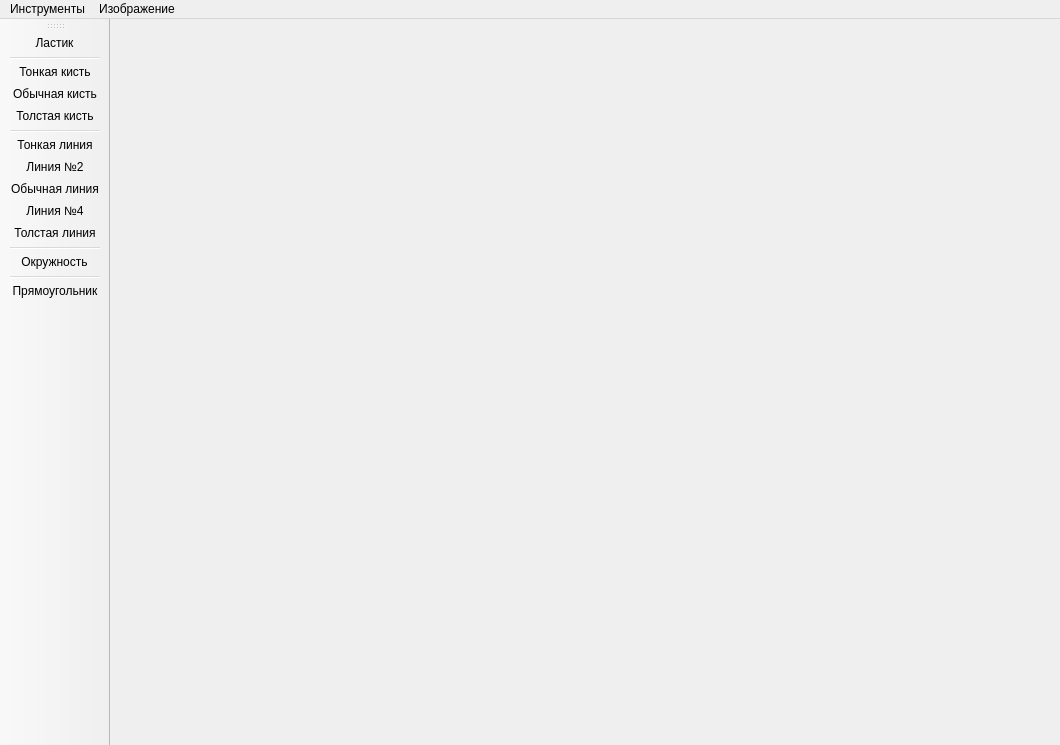
<?xml version="1.0" encoding="UTF-8"?>
<ui version="4.0">
 <class>Min_Paint</class>
 <widget class="QMainWindow" name="Min_Paint">
  <property name="geometry">
   <rect>
    <x>0</x>
    <y>0</y>
    <width>1060</width>
    <height>745</height>
   </rect>
  </property>
  <property name="windowTitle">
   <string>Мини - Paint</string>
  </property>
  <widget class="QWidget" name="CentralWidget">
   <property name="enabled">
    <bool>true</bool>
   </property>
   <property name="mouseTracking">
    <bool>false</bool>
   </property>
   <property name="tabletTracking">
    <bool>false</bool>
   </property>
  </widget>
  <widget class="QToolBar" name="toolBar">
   <property name="windowTitle">
    <string>toolBar</string>
   </property>
   <attribute name="toolBarArea">
    <enum>LeftToolBarArea</enum>
   </attribute>
   <attribute name="toolBarBreak">
    <bool>false</bool>
   </attribute>
   <addaction name="action_lactic"/>
   <addaction name="separator"/>
   <addaction name="action_brush1"/>
   <addaction name="action_brush2"/>
   <addaction name="action_brush3"/>
   <addaction name="separator"/>
   <addaction name="action_line1"/>
   <addaction name="action_line2"/>
   <addaction name="action_line3"/>
   <addaction name="action_line4"/>
   <addaction name="action_line5"/>
   <addaction name="separator"/>
   <addaction name="action_circle"/>
   <addaction name="separator"/>
   <addaction name="acnion_rectangle"/>
  </widget>
  <widget class="QMenuBar" name="menubar">
   <property name="geometry">
    <rect>
     <x>0</x>
     <y>0</y>
     <width>1060</width>
     <height>26</height>
    </rect>
   </property>
   <widget class="QMenu" name="menu_3">
    <property name="title">
     <string>Изображение</string>
    </property>
    <addaction name="action_workpicture"/>
    <addaction name="action_save"/>
   </widget>
   <widget class="QMenu" name="menu">
    <property name="title">
     <string>Инструменты</string>
    </property>
    <widget class="QMenu" name="menu_4">
     <property name="title">
      <string>Кисть</string>
     </property>
     <addaction name="action_brush1"/>
     <addaction name="action_brush2"/>
     <addaction name="action_brush3"/>
    </widget>
    <widget class="QMenu" name="menu_5">
     <property name="title">
      <string>Линия</string>
     </property>
     <addaction name="action_line1"/>
     <addaction name="action_line2"/>
     <addaction name="action_line3"/>
     <addaction name="action_line4"/>
     <addaction name="action_line5"/>
    </widget>
    <addaction name="action_lactic"/>
    <addaction name="menu_4"/>
    <addaction name="menu_5"/>
    <addaction name="action_circle"/>
    <addaction name="acnion_rectangle"/>
   </widget>
   <addaction name="menu"/>
   <addaction name="menu_3"/>
  </widget>
  <action name="action_circle">
   <property name="text">
    <string>Окружность</string>
   </property>
   <property name="toolTip">
    <string>Рисует окружность (Ctrl + D)</string>
   </property>
  </action>
  <action name="action_brush1">
   <property name="text">
    <string>Тонкая кисть</string>
   </property>
   <property name="toolTip">
    <string>Рисует тонкой кистью</string>
   </property>
  </action>
  <action name="action_brush2">
   <property name="text">
    <string>Обычная кисть</string>
   </property>
   <property name="toolTip">
    <string>Рисует обычной кистью (Ctrl + E)</string>
   </property>
  </action>
  <action name="action_brush3">
   <property name="text">
    <string>Толстая кисть</string>
   </property>
   <property name="toolTip">
    <string>Рисует толстой кистью</string>
   </property>
  </action>
  <action name="action_line1">
   <property name="text">
    <string>Тонкая линия</string>
   </property>
   <property name="toolTip">
    <string>Рисует тонкой прямой линией</string>
   </property>
  </action>
  <action name="action_line2">
   <property name="text">
    <string>Линия №2</string>
   </property>
   <property name="toolTip">
    <string>Рисует линией №2(чуть потолще чем тонкая линия)</string>
   </property>
  </action>
  <action name="action_line3">
   <property name="text">
    <string>Обычная линия</string>
   </property>
   <property name="toolTip">
    <string>Рисует обычной линией (Ctrl + A)</string>
   </property>
  </action>
  <action name="action_line4">
   <property name="text">
    <string>Линия №4</string>
   </property>
   <property name="toolTip">
    <string>Рисует линией №4(чуть потолще чем обычная линия)</string>
   </property>
  </action>
  <action name="action_line5">
   <property name="text">
    <string>Толстая линия</string>
   </property>
   <property name="toolTip">
    <string>Рисует толстой линией</string>
   </property>
  </action>
  <action name="action_workpicture">
   <property name="text">
    <string>Работа с изображением (Ctrl + I)</string>
   </property>
   <property name="toolTip">
    <string>Работа с изображением (Ctrl + I)</string>
   </property>
  </action>
  <action name="acnion_rectangle">
   <property name="text">
    <string>Прямоугольник</string>
   </property>
   <property name="toolTip">
    <string>Рисует прямоугольник (Ctrl + W)</string>
   </property>
  </action>
  <action name="action">
   <property name="text">
    <string>Назад</string>
   </property>
  </action>
  <action name="action_lactic">
   <property name="text">
    <string>Ластик</string>
   </property>
   <property name="toolTip">
    <string>Стирает линией(Ctrl + L)</string>
   </property>
  </action>
  <action name="action_save">
   <property name="text">
    <string>Сохранить(Ctrl + S)</string>
   </property>
  </action>
 </widget>
 <resources/>
 <connections/>
</ui>
